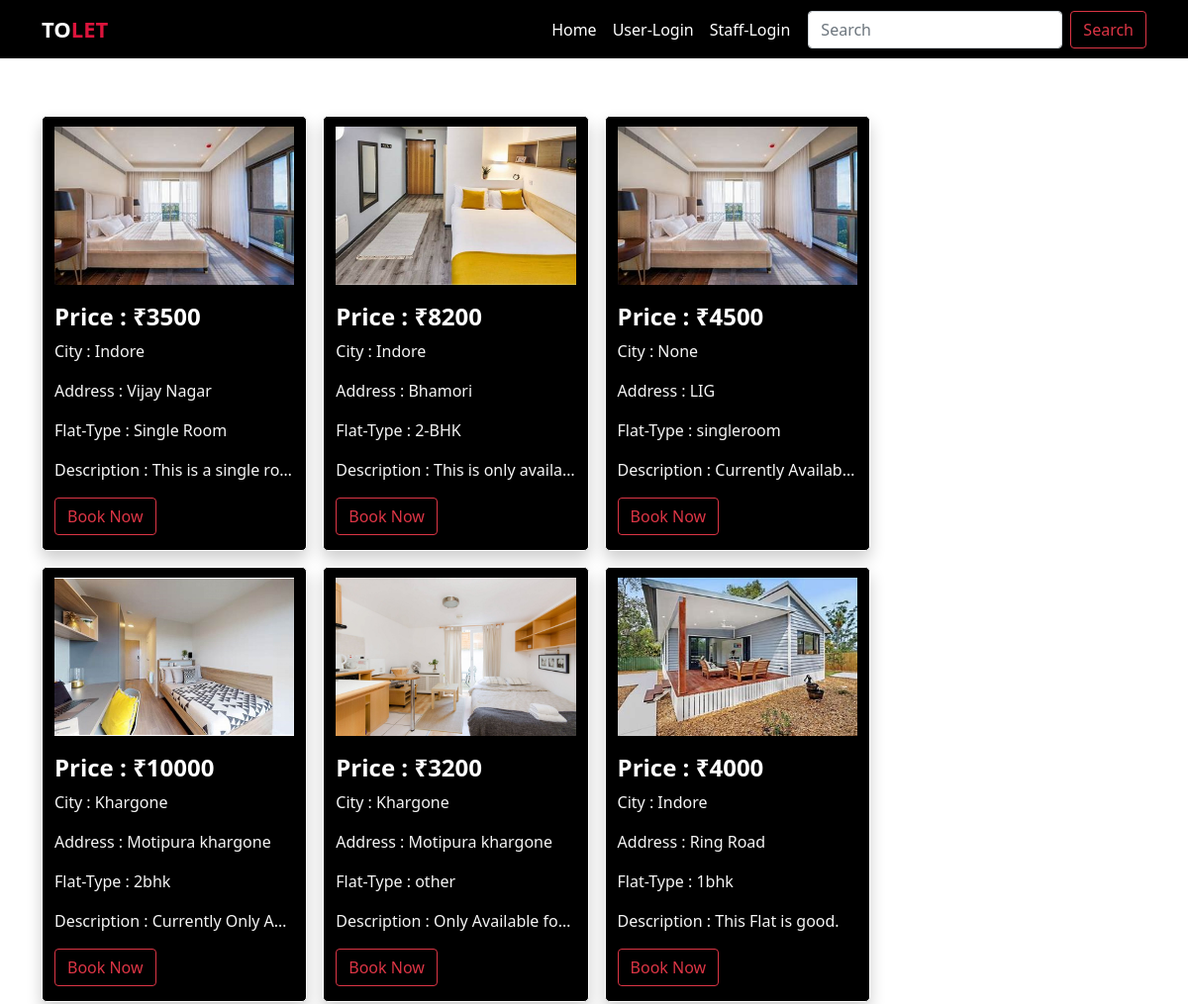
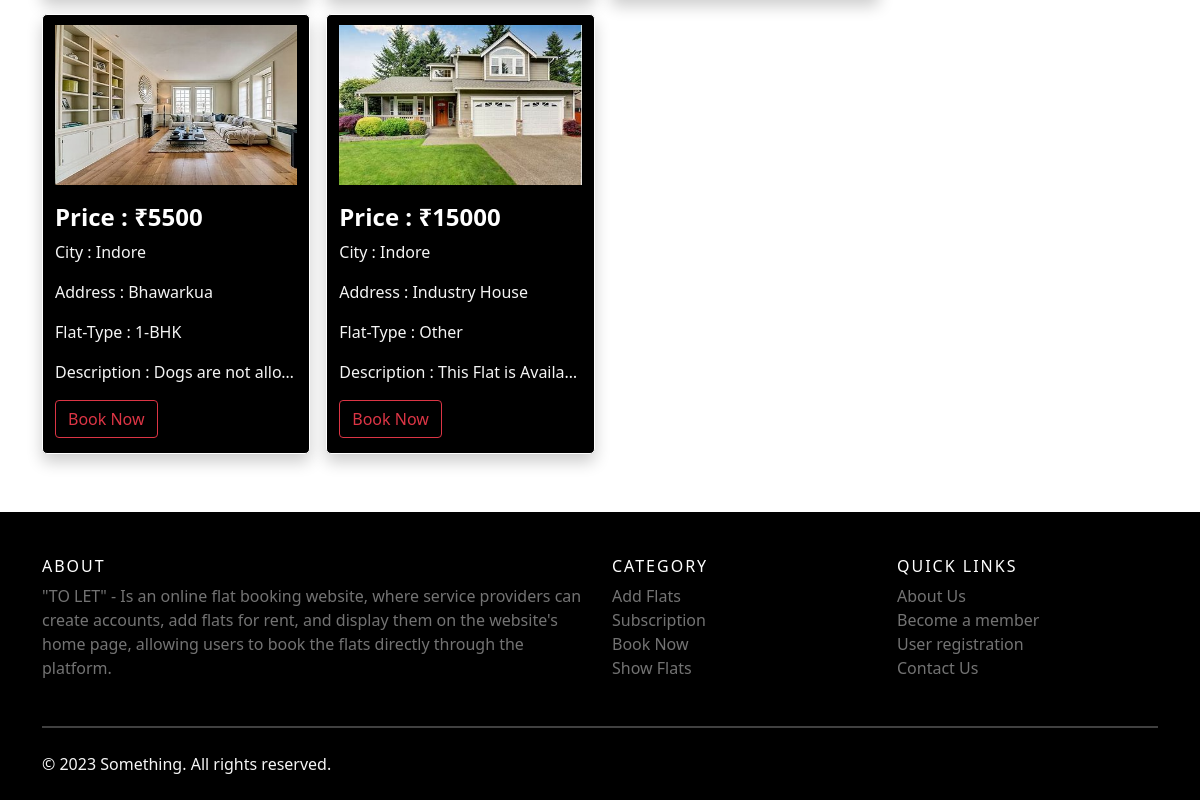
The page / on the database its author committed (2 pictures, top to bottom).
### AddFlat/models.py (models this page shows, shortened)
class AddFlat(models.Model):
    owner = models.ForeignKey(FlatOwner, on_delete=models.CASCADE)
    address = models.CharField(max_length=300)
    contact = models.CharField(max_length=20)
    price = models.CharField(max_length=50)
    flat_type = models.CharField(max_length=30, null=True)
    image = models.FileField(upload_to="media", null=True)
    city = models.CharField(max_length=200, null=True)
    desc = models.TextField()

### AddFlat/views.py (the view)
# urls.py: 2. Add a URL to urlpatterns:  path('', Home.as_view(), name='home')
def Home(request):
    flat_data = AddFlat.objects.all()
    context = {'flat_data':flat_data}
    return render(request, 'Home.html', context)

### AddFlat/templates/Home.html (shortened to what this page needs)
{% extends 'Base.html' %}
{% block content %}
<div class="container container1 mt-5">
    <div class="row">
        {% for data in flat_data %}
        <div class="card1">
            <img src="{{data.image.url}}" alt="Flat Image" class="card1-img">
            <div class="mt-2">
                <h4 style="color: white;"><b>Price : ₹{{data.price}}</b></h4>
                <p style="color: whitesmoke;">City : {{data.city}}</p>
                <p style="color: whitesmoke;">Address : {{data.address}}</p>
                <p style="color: whitesmoke;">Flat-Type : {{data.flat_type}}</p>
                <p style="color: whitesmoke;" class="limited-text">Description : {{data.desc}}</p>
            </div>
            <div class="booknow">
                <a href="{% url 'viewflat' data.id %}" class="btn btn-outline-danger">Book Now</a>
            </div>
        </div>
        {% endfor %}
    </div>
</div>
{% endblock content %}

### AddFlat/templates/Base.html (shortened to what this page needs)
<!DOCTYPE html>
<html lang="en">
<head>
    <link href="https://cdn.jsdelivr.net/npm/bootstrap@5.0.2/dist/css/bootstrap.min.css" rel="stylesheet">
</head>
<body>
    <div>
        {% include 'Navbar.html' %}
    </div>
    <div>
        {% block content %} {% endblock content %}
    </div>
    <div>
        {% include 'Footer.html' %}
    </div>
</body>
</html>

### AddFlat/templates/Navbar.html (shortened to what this page needs)
<nav class="navbar navbar-expand-lg navbar-dark bg">
    <div class="container">
      <a class="navbar-brand" href="/" style="font-weight: 700; font-size: 22px; color: white;">TO<span style="color: crimson; font-weight: 700;">LET</span></a>
      <div class="collapse navbar-collapse" id="navbarSupportedContent">
        <ul class="navbar-nav ms-auto mb-2 mb-lg-0">
          <li class="nav-item">
            <a class="nav-link active" aria-current="page" href="/">Home</a>
          </li>
          <li class="nav-item">
            <a class="nav-link active" aria-current="page" href="/userlogin">User-Login</a>
          </li>
          <li class="nav-item">
            <a class="nav-link active" aria-current="page" href="/ownerlogin" style="margin-right: 10px;">Staff-Login</a>
          </li>
        </ul>
        <form class="d-flex">
          <input class="form-control me-2" type="search" placeholder="Search" aria-label="Search">
          <button class="btn btn-outline-danger" type="submit">Search</button>
        </form>
      </div>
    </div>
</nav>

### AddFlat/templates/Footer.html (shortened to what this page needs)
<footer class="mt-5">
  <div class="container">
      <div class="row">
          <div class="col-md-6">
              <h6>About</h6>
              <p class="text-justify">"TO LET" - Is an online flat booking website, where service providers can
                  create accounts, add flats for rent, and display them on the website's home page, allowing users to
                  book the flats directly through the platform.</p>
          </div>
          <div class="col-md-3">
              <h6>Category</h6>
              <li><a href="/ownersignup" class="Links">Add Flats</a></li>
              <li><a href="/ownersignup" class="Links">Subscription</a></li>
              <li><a href="/userlogin" class="Links">Book Now</a></li>
              <li><a href="/" class="Links">Show Flats</a></li>
          </div>
          <div class="col-md-3">
              <h6>Quick Links</h6>
              <li><a href="#" class="Links">About Us</a></li>
              <li><a href="/ownerlogin" class="Links">Become a member</a></li>
              <li><a href="/usersignup" class="Links">User registration</a></li>
              <li><a href="#" class="Links">Contact Us</a></li>
          </div>
      </div>
      <div>
          <hr style="height: 2px; color: #fff; margin-top: 30px;">
      </div>
      <div class="row">
        <div class="col-md-8">
            <div class="mt-2 pb-4" style="color: whitesmoke;">
                © 2023 Something. All rights reserved.
            </div>
        </div>
      </div>
  </div>
</footer>

### AddFlat/templates/Base.html (style rules this page uses)
* { margin: 0px; padding: 0px; }

### AddFlat/templates/Navbar.html (style rules this page uses)
.bg { background-color: black; }

### AddFlat/templates/Home.html (style rules this page uses)
.card1 { background-color: black; border: 1px solid white; border-radius: 5px; box-shadow: 0 8px 16px 0 rgba(0,0,0,0.2); transition: 0.3s; width: 23.7%; height: 440px; float: left; margin: 8px; transition: ease 1s; }
.card1-img { width: 100%; margin-top: 10px; margin-bottom: 10px; height: 160px; }
.container1 { width: 100%; margin: 0px auto; padding: 2px 16px; }
.booknow { margin-bottom: 10px; }
.limited-text { overflow: hidden; text-overflow: ellipsis; white-space: nowrap; }

### AddFlat/templates/Footer.html (style rules this page uses)
footer { bottom: 0%; width: 100%; background-color: black; padding-top: 40px; }
h6 { color:#fff; font-size:16px; text-transform:uppercase; margin-top:5px; letter-spacing:2px }
p { color:#737373 }
.Links { text-decoration: none; color: #737373; }
li { list-style: none; }

### rows shown on the page
AddFlat: image (picture), price "3500", city "Indore", address "Vijay Nagar", flat_type "Single Room", desc "This is a single ro…"
AddFlat: image (picture), price "8200", city "Indore", address "Bhamori", flat_type "2-BHK", desc "This is only availa…"
AddFlat: image (picture), price "4500", city "None", address "LIG", flat_type "singleroom", desc "Currently Availab…"
AddFlat: image (picture), price "10000", city "Khargone", address "Motipura khargone", flat_type "2bhk", desc "Currently Only A…"
AddFlat: image (picture), price "3200", city "Khargone", address "Motipura khargone", flat_type "other", desc "Only Available fo…"
AddFlat: image (picture), price "4000", city "Indore", address "Ring Road", flat_type "1bhk", desc "This Flat is good."
AddFlat: image (picture), price "5500", city "Indore", address "Bhawarkua", flat_type "1-BHK", desc "Dogs are not allo…"
AddFlat: image (picture), price "15000", city "Indore", address "Industry House", flat_type "Other", desc "This Flat is Availa…"
